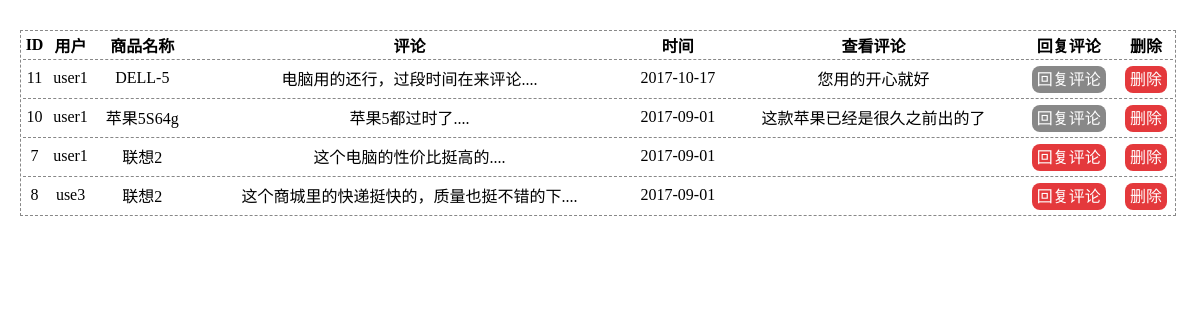
Screenshot of /admin/comment/index.php (signed in) with the database file from the repository.
### tables this page shows
CREATE TABLE IF NOT EXISTS `comment` (
  `id` int(11) NOT NULL AUTO_INCREMENT,
  `user_id` int(11) NOT NULL,
  `content` text,
  `shop_id` int(11) NOT NULL,
  `time` int(11) DEFAULT NULL,
  `admintime` int(11) DEFAULT NULL,
  `admincontent` varchar(100) DEFAULT NULL,
  PRIMARY KEY (`id`)
);

CREATE TABLE IF NOT EXISTS `user` (
  `id` int(11) NOT NULL AUTO_INCREMENT,
  `username` varchar(50) NOT NULL,
  `password` varchar(50) NOT NULL,
  `isadmin` tinyint(4) NOT NULL DEFAULT '0',
  `admintime` int(50) DEFAULT NULL,
  `adminname` varchar(20) DEFAULT NULL,
  `email` varchar(50) NOT NULL,
  PRIMARY KEY (`id`)
);

CREATE TABLE IF NOT EXISTS `shop` (
  `id` int(11) NOT NULL AUTO_INCREMENT,
  `name` varchar(50) NOT NULL,
  `img` varchar(100) DEFAULT NULL,
  `price` float NOT NULL,
  `stock` int(11) NOT NULL,
  `brand_id` int(11) NOT NULL,
  `shelf` tinyint(4) NOT NULL,
  `shell` int(10) NOT NULL,
  PRIMARY KEY (`id`)
);

### admin/comment/index.php (the view, shortened to what this page needs)
<?php
$sql="select comment.*,shop.name,user.username from comment,shop,user  where comment.shop_id=shop.id and comment.user_id=user.id order by time  DESC";
$rst=mysql_query($sql);
?>
<!doctype html>
<html>
<head>
	<link rel="stylesheet" href="../public/css/index.css">
</head>
<body>
	<div class="main">
			<table>
				<tr>
					<th>ID</th>
					<th>用户</th>
					<th>商品名称</th>
					<th>评论</th>
					<th>时间</th>
					<th>查看评论</th>
					<th>回复评论</th>
					<th>删除</th>
				</tr>
			<?php
				while($row=mysql_fetch_assoc($rst)){
					echo "<tr>";
					echo "<td>{$row['id']}</td>";
					echo "<td>{$row['username']}</td>";
					echo "<td>{$row['name']}</td>";
					echo "<td>".mb_substr($row['content'],0,20,'utf-8')."....</td>";
					echo "<td>".date('Y-m-d',$row['time'])."</td>";
					echo "<td>{$row['admincontent']}</td>";
					if($row['admincontent']){
					echo "<td><a href='javascript:' class='button' style='background:#888'>回复评论</a></td>";
					}else{
					echo "<td><a href='edit.php?comment_id={$row['id']}' class='button'>回复评论</a></td>";
					}
					echo "<td><a href='delete.php?id={$row['id']}' class='button'>删除</a></td>";
					echo "</tr>";
				}
			?>
			</table>
	</div>
</body>
</html>

### admin/public/css/index.css (style rules this page uses)
* { margin:0px; padding:0px; font-family: 微软雅黑; }
a { text-decoration: none; }
.main { margin-left:20px; margin-top:30px; }
.main table { text-align:center; width:98%; border:1px dashed #888; }
.main td { border-top:1px dashed #888; border-spacing:0px; padding:6px 0px; }
.button { color:#fff; text-decoration: none; background:#E4393C; border-radius: 8px; padding:5px; }

### rows the page displays
comment: id "11", user.username "user1", shop.name "DELL-5", content "电脑用的还行，过段时间在来评论", time "2017-10-17", admincontent "您用的开心就好", shows "回复评论"
comment: id "10", user.username "user1", shop.name "苹果5S64g", content "苹果5都过时了", time "2017-09-01", admincontent "这款苹果已经是很久之前出的了", shows "回复评论"
comment: id "7", user.username "user1", shop.name "联想2", content "这个电脑的性价比挺高的", time "2017-09-01"
comment: id "8", user.username "use3", shop.name "联想2", content "这个商城里的快递挺快的，质量也挺不错的下", time "2017-09-01"
